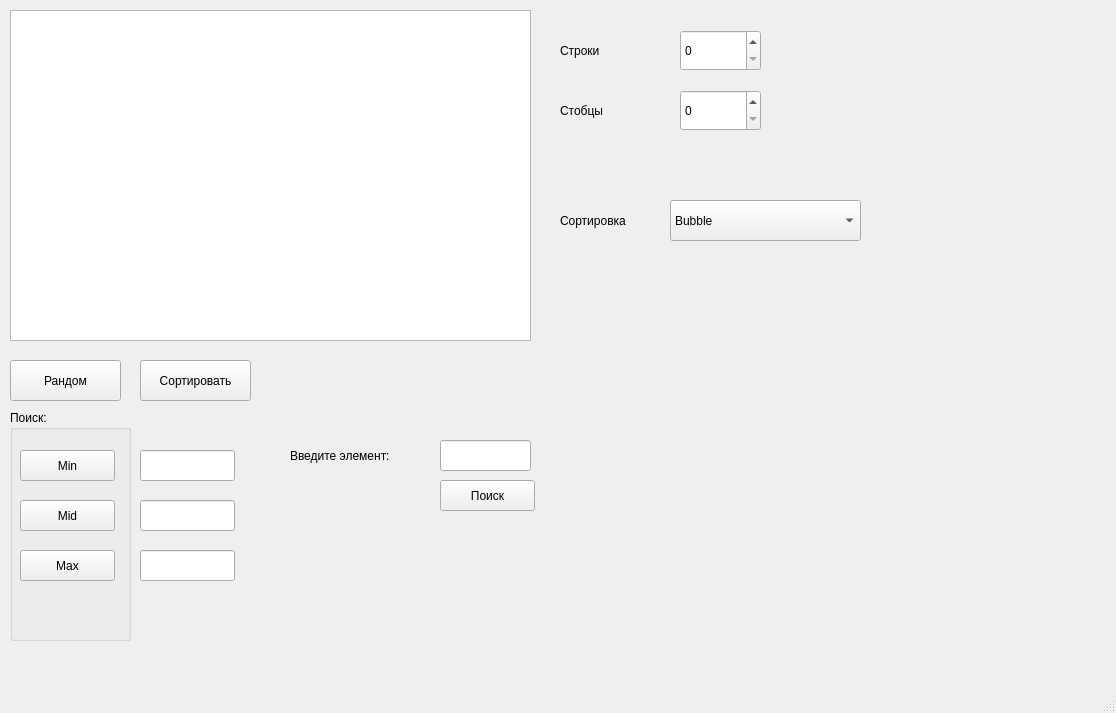
<?xml version="1.0" encoding="UTF-8"?>
<ui version="4.0">
 <class>MainWindow</class>
 <widget class="QMainWindow" name="MainWindow">
  <property name="geometry">
   <rect>
    <x>0</x>
    <y>0</y>
    <width>1116</width>
    <height>713</height>
   </rect>
  </property>
  <property name="windowTitle">
   <string>MainWindow</string>
  </property>
  <widget class="QWidget" name="centralwidget">
   <widget class="QLabel" name="label_2">
    <property name="geometry">
     <rect>
      <x>560</x>
      <y>90</y>
      <width>81</width>
      <height>41</height>
     </rect>
    </property>
    <property name="text">
     <string>Стобцы</string>
    </property>
   </widget>
   <widget class="QPushButton" name="Button_random">
    <property name="geometry">
     <rect>
      <x>10</x>
      <y>360</y>
      <width>111</width>
      <height>41</height>
     </rect>
    </property>
    <property name="text">
     <string>Рандом</string>
    </property>
   </widget>
   <widget class="QLineEdit" name="lineEdit_3">
    <property name="geometry">
     <rect>
      <x>140</x>
      <y>550</y>
      <width>95</width>
      <height>31</height>
     </rect>
    </property>
   </widget>
   <widget class="QLabel" name="Report">
    <property name="geometry">
     <rect>
      <x>550</x>
      <y>270</y>
      <width>551</width>
      <height>401</height>
     </rect>
    </property>
    <property name="text">
     <string/>
    </property>
   </widget>
   <widget class="QLineEdit" name="lineEdit_2">
    <property name="geometry">
     <rect>
      <x>140</x>
      <y>500</y>
      <width>95</width>
      <height>31</height>
     </rect>
    </property>
   </widget>
   <widget class="QComboBox" name="comboBox">
    <property name="geometry">
     <rect>
      <x>670</x>
      <y>200</y>
      <width>191</width>
      <height>41</height>
     </rect>
    </property>
    <item>
     <property name="text">
      <string>Bubble</string>
     </property>
    </item>
    <item>
     <property name="text">
      <string>Quick</string>
     </property>
    </item>
    <item>
     <property name="text">
      <string>Comb</string>
     </property>
    </item>
    <item>
     <property name="text">
      <string>Gnome</string>
     </property>
    </item>
    <item>
     <property name="text">
      <string>Bogosort</string>
     </property>
    </item>
   </widget>
   <widget class="QGroupBox" name="groupBox">
    <property name="geometry">
     <rect>
      <x>10</x>
      <y>410</y>
      <width>121</width>
      <height>231</height>
     </rect>
    </property>
    <property name="title">
     <string>Поиск:</string>
    </property>
    <widget class="QPushButton" name="Button_min">
     <property name="geometry">
      <rect>
       <x>10</x>
       <y>40</y>
       <width>95</width>
       <height>31</height>
      </rect>
     </property>
     <property name="text">
      <string>Min</string>
     </property>
    </widget>
    <widget class="QPushButton" name="Button_mid">
     <property name="geometry">
      <rect>
       <x>10</x>
       <y>90</y>
       <width>95</width>
       <height>31</height>
      </rect>
     </property>
     <property name="text">
      <string>Mid</string>
     </property>
    </widget>
    <widget class="QPushButton" name="Button_max">
     <property name="geometry">
      <rect>
       <x>10</x>
       <y>140</y>
       <width>95</width>
       <height>31</height>
      </rect>
     </property>
     <property name="text">
      <string>Max</string>
     </property>
    </widget>
   </widget>
   <widget class="QPushButton" name="Button_sort">
    <property name="geometry">
     <rect>
      <x>140</x>
      <y>360</y>
      <width>111</width>
      <height>41</height>
     </rect>
    </property>
    <property name="text">
     <string>Сортировать</string>
    </property>
   </widget>
   <widget class="QLineEdit" name="lineEdit">
    <property name="geometry">
     <rect>
      <x>140</x>
      <y>450</y>
      <width>95</width>
      <height>31</height>
     </rect>
    </property>
   </widget>
   <widget class="QSpinBox" name="spinBox_row">
    <property name="geometry">
     <rect>
      <x>680</x>
      <y>30</y>
      <width>81</width>
      <height>41</height>
     </rect>
    </property>
   </widget>
   <widget class="QTableWidget" name="tableWidget">
    <property name="geometry">
     <rect>
      <x>10</x>
      <y>10</y>
      <width>521</width>
      <height>331</height>
     </rect>
    </property>
   </widget>
   <widget class="QSpinBox" name="spinBox_column">
    <property name="geometry">
     <rect>
      <x>680</x>
      <y>90</y>
      <width>81</width>
      <height>41</height>
     </rect>
    </property>
   </widget>
   <widget class="QLabel" name="label_3">
    <property name="geometry">
     <rect>
      <x>560</x>
      <y>200</y>
      <width>81</width>
      <height>41</height>
     </rect>
    </property>
    <property name="text">
     <string>Сортировка</string>
    </property>
   </widget>
   <widget class="QLabel" name="label">
    <property name="geometry">
     <rect>
      <x>560</x>
      <y>30</y>
      <width>81</width>
      <height>41</height>
     </rect>
    </property>
    <property name="text">
     <string>Строки</string>
    </property>
   </widget>
   <widget class="QLineEdit" name="lineEdit_search">
    <property name="geometry">
     <rect>
      <x>440</x>
      <y>440</y>
      <width>91</width>
      <height>31</height>
     </rect>
    </property>
   </widget>
   <widget class="QPushButton" name="Button_search">
    <property name="geometry">
     <rect>
      <x>440</x>
      <y>480</y>
      <width>95</width>
      <height>31</height>
     </rect>
    </property>
    <property name="text">
     <string>Поиск</string>
    </property>
   </widget>
   <widget class="QLabel" name="label_4">
    <property name="geometry">
     <rect>
      <x>290</x>
      <y>440</y>
      <width>141</width>
      <height>31</height>
     </rect>
    </property>
    <property name="text">
     <string>Введите элемент:</string>
    </property>
   </widget>
  </widget>
  <widget class="QMenuBar" name="menubar">
   <property name="geometry">
    <rect>
     <x>0</x>
     <y>0</y>
     <width>1116</width>
     <height>26</height>
    </rect>
   </property>
  </widget>
  <widget class="QStatusBar" name="statusbar"/>
 </widget>
 <resources/>
 <connections/>
</ui>
